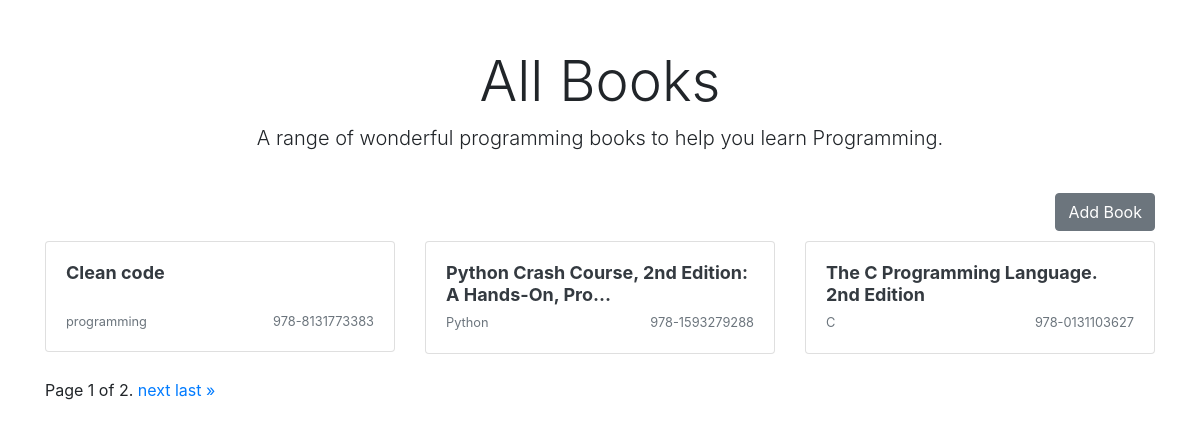
Before: / with the older database file.
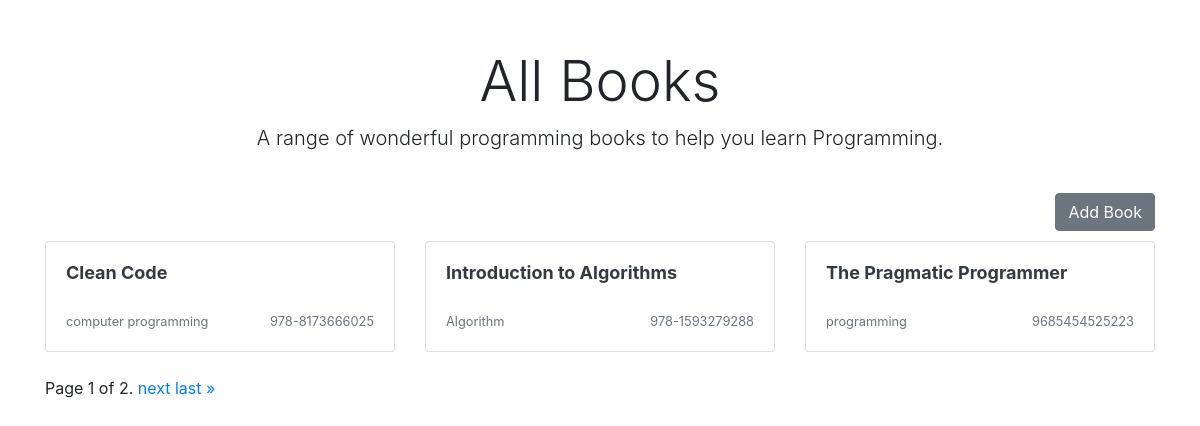
After: the same page with the newer database file.
### books/models.py (models this page shows, shortened)
class Books(models.Model):
    title = models.CharField(max_length=100)
    slug = models.SlugField(null=True)
    genre = models.CharField(max_length=100)
    author = models.CharField(max_length=100)
    isbn = models.CharField(max_length=100)

### books/views.py (the view)
# urls.py: path('', IndexView.as_view(), name='home'),
class IndexView(ListView):
    model = Books
    template_name = "home.html"
    context_object_name = 'books'
    paginate_by: int = 3

### books/templates/home.html (shortened to what this page needs)
{% extends "base.html" %}
    {% block content %}
    <div class="container">
        <div class="px-3 py-3 pt-md-5 pb-md-4 mx-auto text-center">
            <h1 class="display-4">All Books</h1>
            <p class="lead">A range of wonderful programming books to help you learn Programming.</p>
        </div>
        <button class="btn btn-secondary  float-right"> <a class="text-white" href="{% url 'books:add-book' %}" >Add Book</a></button>
        <div class="py-5">
            <div class="row">
                {% for book in books %}
                <div class="col-md-4">
                    <a class="text-dark" href="{% url 'books:edit-book' slug=book.slug %}">
                        <div class="card mb-4 box-shadow">
                            <div class="card-body">
                                <h2 style="font-size:18px;font-weight:bold;min-height:42px;">
                                    {{book.title|truncatechars:50}}</h2>
                                <div class="d-flex justify-content-between align-items-center">
                                    <small class="text-muted">{{book.genre}}</small>
                                    <small class="text-muted">{{book.isbn}}</small>
                                </div>
                            </div>
                        </div>
                    </a>
                </div>
                {% endfor %}
            </div>
            <div class="row">
                <div class="col-12">
                    <span class="step-links">
                        <span class="current">
                            Page {{ page_obj.number }} of {{ page_obj.paginator.num_pages }}.
                        </span>
                        {% if page_obj.has_next %}
                            <a href="?page={{ page_obj.next_page_number }}">next</a>
                            <a href="?page={{ page_obj.paginator.num_pages }}">last &raquo;</a>
                        {% endif %}
                    </span>
                </div>
            </div>
        </div>
    </div>
    {% endblock %}

### books/templates/base.html (shortened to what this page needs)
<!doctype html>
<html lang="en">
<head>
    <link rel="stylesheet" href="https://stackpath.bootstrapcdn.com/bootstrap/4.5.2/css/bootstrap.min.css"
>
</head>
<body>
    {% block content %}
    {% endblock %}
</body>
</html>

Changed rows visible on the page:
no longer on this page (row edited): Books: title "Python Crash Course, 2nd Edition: A Hands-On, Pro…", genre "Python", isbn "978-1593279288"
removed Books: title "The C Programming Language. 2nd Edition", genre "C", isbn "978-0131103627"
added Books: title "Clean Code", genre "computer programming", isbn "978-8173666025"
added Books: title "Introduction to Algorithms", genre "Algorithm", isbn "978-1593279288"
changed Books "programming": title "Clean code" → "The Pragmatic Programmer"; isbn "978-8131773383" → "9685454525223"
